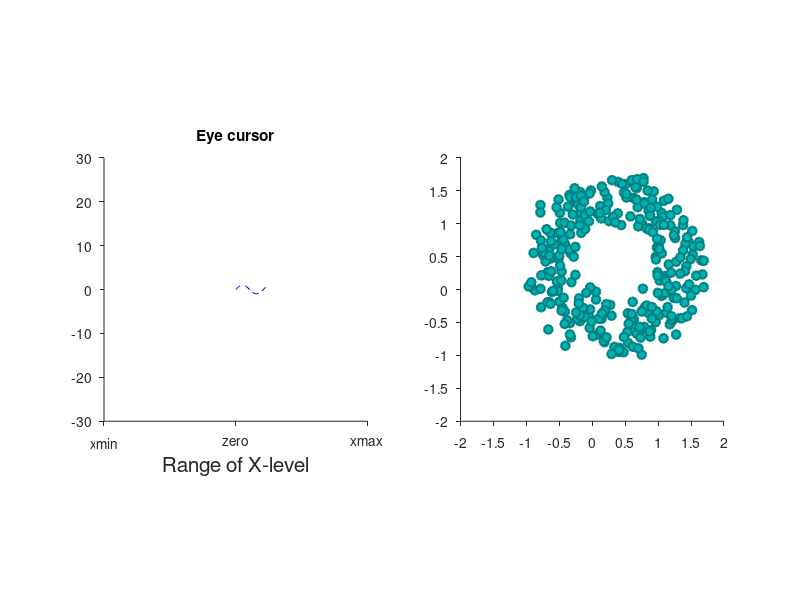

The MATLAB script that drew this image:
%% demo_plot: function plot and scatter
clear;clc;close all;
%% line plot: sample data from matlab document
figure('paperorientation','landscap','units','normalized','position',[0.1, 0.1, 0.8, 0.8]);
subplot(1,2,1);
x=0:0.2:7;
y=sin(x);
plot(x,y,'--b'); % help plot or page 62-64
axis square;     % normal
axis([-30, 30, -30, 30]);
box off;
set(gca,'tickdir','out',...
        'xtick',-30:30:30,'xticklabel',{'xmin','zero','xmax'});
xlabel('Range of X-level','FontSize',15);
title('Eye cursor');
%% scatter: sample data from matlab document
subplot(1,2,2);
theta = linspace(0,2*pi,300);
x = sin(theta) + 0.75*rand(1,300);
y = cos(theta) + 0.75*rand(1,300);
sz = 40;
scatter(x,y,sz,'MarkerEdgeColor',[0 .5 .5],...
              'MarkerFaceColor',[0 .7 .7],...
              'LineWidth',1.5)
axis square;axis([-2, 2, -2, 2]);box off;
set(gca,'tickdir','out',...
        'xtick',-2:0.5:2,'xticklabel',num2str((-2:0.5:2)'),...
        'ytick',-2:0.5:2,'yticklabel',num2str((-2:0.5:2)'));